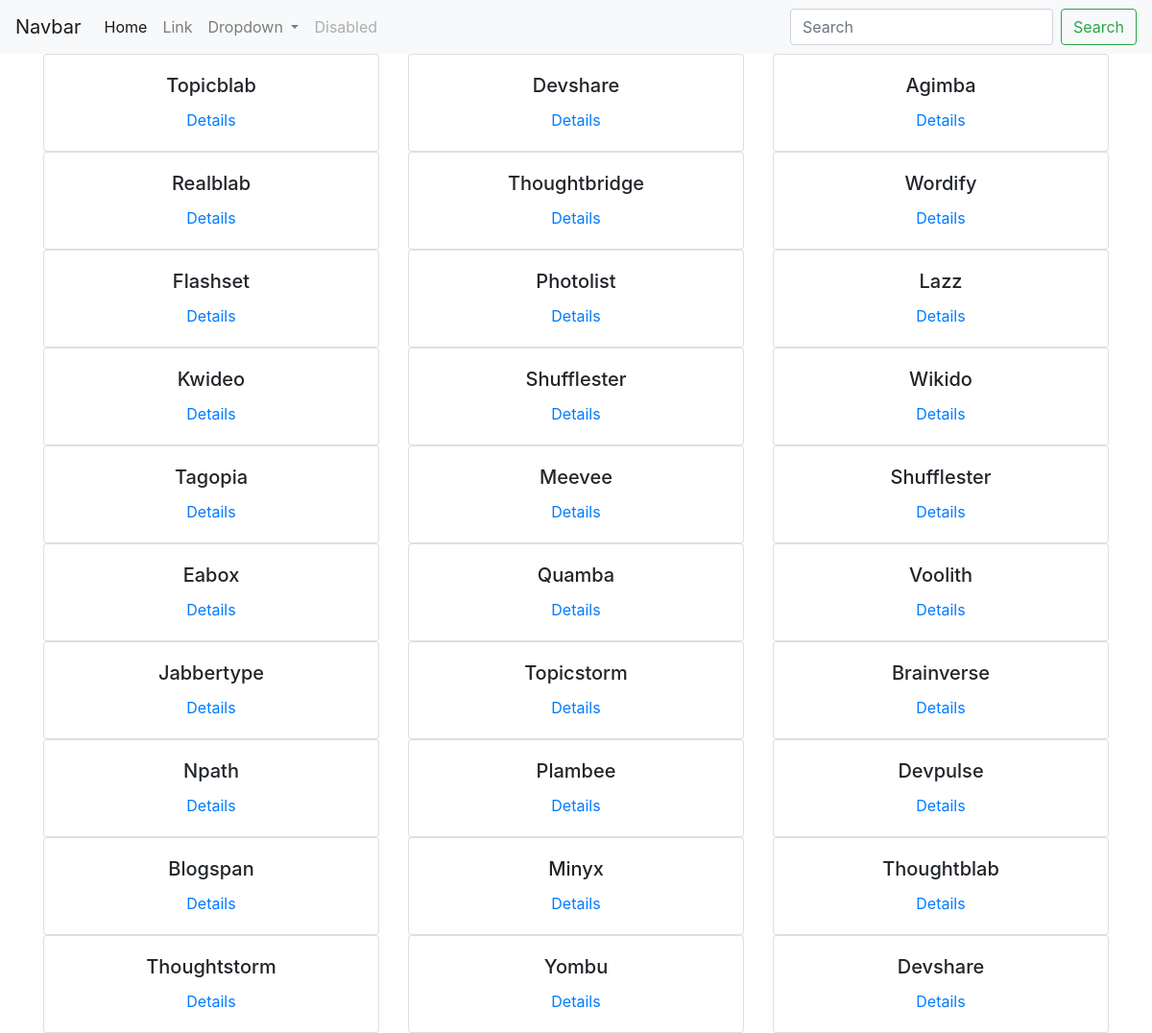
The page / on the database its author committed.
### djUI/models.py (models this page shows, shortened)
class Company(models.Model):
    email = models.EmailField(unique=True)
    name = models.CharField(max_length=250)
    address = models.CharField(max_length=250)
    logo = models.FileField(blank=True)
    class Meta:
        verbose_name = "Company"

### djUI/views.py (the view)
# urls.py: url(r'^$', index),
def index(request):
    companies = Company.objects.all()
    return render(request, "main.html", context={
        "companies": companies
    })

### djUI/templates/main.html
{% extends 'base.html' %}
{% block content %}
    <div class="row">
        {% for company in companies %}
            <div class="col-lg-4 col-sm-12 col-md-6 text-center">
                <div class="card">
                    <div class="card-body">
                        <h5 class="card-title">{{ company.name }}</h5>
                        {% url 'company-page' company.id as target_company %}
                        <a href="company/{{ company.id }}">Details</a>
                    </div>
                </div>
            </div>
        {% endfor %}
    </div>
{% endblock %}

### djUI/templates/base.html (shortened to what this page needs)
<!doctype html>
<html lang="en">
  <head>
    <link rel="stylesheet" href="https://maxcdn.bootstrapcdn.com/bootstrap/4.0.0/css/bootstrap.min.css">
  </head>
  <body>
    <nav class="navbar navbar-expand-lg navbar-light bg-light">
      <a class="navbar-brand" href="#">Navbar</a>
      <div class="collapse navbar-collapse" id="navbarSupportedContent">
        <ul class="navbar-nav mr-auto">
          <li class="nav-item active">
            <a class="nav-link" href="#">Home <span class="sr-only">(current)</span></a>
          </li>
          <li class="nav-item">
            <a class="nav-link" href="#">Link</a>
          </li>
          <li class="nav-item dropdown">
            <a class="nav-link dropdown-toggle" href="#" id="navbarDropdown" role="button" data-toggle="dropdown" aria-haspopup="true" aria-expanded="false">
              Dropdown
            </a>
          </li>
          <li class="nav-item">
            <a class="nav-link disabled" href="#">Disabled</a>
          </li>
        </ul>
        <form class="form-inline my-2 my-lg-0">
          <input class="form-control mr-sm-2" type="search" placeholder="Search" aria-label="Search">
          <button class="btn btn-outline-success my-2 my-sm-0" type="submit">Search</button>
        </form>
      </div>
    </nav>
    <div class="container">
        {% block content %}
        {% endblock %}
    </div>
  </body>
</html>

### rows shown on the page
Company: name "Topicblab"
Company: name "Devshare"
Company: name "Agimba"
Company: name "Realblab"
Company: name "Thoughtbridge"
Company: name "Wordify"
Company: name "Flashset"
Company: name "Photolist"
Company: name "Lazz"
Company: name "Kwideo"
Company: name "Shufflester"
Company: name "Wikido"
Company: name "Tagopia"
Company: name "Meevee"
Company: name "Shufflester"
Company: name "Eabox"
Company: name "Quamba"
Company: name "Voolith"
Company: name "Jabbertype"
Company: name "Topicstorm"
Company: name "Brainverse"
Company: name "Npath"
Company: name "Plambee"
Company: name "Devpulse"
Company: name "Blogspan"
Company: name "Minyx"
Company: name "Thoughtblab"
Company: name "Thoughtstorm"
Company: name "Yombu"
Company: name "Devshare"
